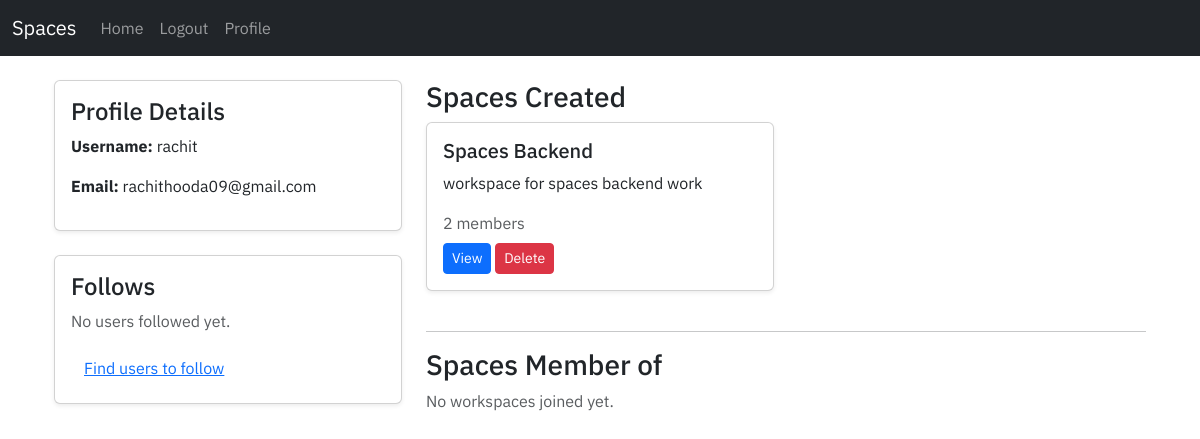
The page /user/profile/ (signed in) on the database its author committed.
### workspace/models.py (models this page shows, shortened)
class Workspace(models.Model):
    name = models.CharField(max_length=255)
    description = models.TextField(blank=True, null=True)
    creator = models.ForeignKey(User, on_delete=models.CASCADE, related_name='created_workspaces')
    members = models.ManyToManyField(User, related_name='workspaces')
    created_at = models.DateTimeField(auto_now_add=True)

### user/views.py (the view)
# urls.py: path('profile/', views.user_profile_view, name='profile'),
def user_profile_view(request):
    user = request.user
    user_spaces = Workspace.objects.filter(creator=user)
    spaces_member = Workspace.objects.filter(Q(members=user))
    context = {
        'user': user,
        'user_spaces': user_spaces,
        'spaces_member': spaces_member,
    }
    if user is not None:
        return render(request, 'user/profile.html', context=context)
    else:
        return redirect('login')

### user/templates/user/profile.html (shortened to what this page needs)
{% extends 'user/base.html' %}
{% block content %}
<div class="container mt-4">
    <div class="row">
        <div class="col-md-4">
            <div class="card shadow-sm mb-4">
                <div class="card-body">
                    <h4 class="card-title">Profile Details</h4>
                    <p><strong>Username:</strong> {{ user.username }}</p>
                    <p><strong>Email:</strong> {{ user.email }}</p>
                </div>
            </div>
            <div class="card shadow-sm mb-4">
                <div class="card-body">
                    <h4 class="card-title">Follows</h4>
                    {% if user.profile.follows.all %}
                        <ul class="list-group list-group-flush">
                            {% for profile in user.profile.follows.all %}
                                <li class="list-group-item">{{ profile.user.username }}</li>
                            {% endfor %}
                        </ul>
                    {% else %}
                        <p class="text-muted">No users followed yet.</p>
                    {% endif %}
                    <a href="{% url 'search' %}" class="btn btn-link">Find users to follow</a>
                </div>
            </div>
        </div>
        <div class="col-md-8">
            <h3>Spaces Created</h3>
            {% if user_spaces %}
                <div class="row">
                    {% for workspace in user_spaces %}
                        <div class="col-md-6 mb-4">
                            <div class="card shadow-sm h-100">
                                <div class="card-body">
                                    <h5 class="card-title">{{ workspace.name }}</h5>
                                    <p class="card-text">{{ workspace.description }}</p>
                                    <span class="text-muted">{{ workspace.members.count }} members</span>
                                    <div class="mt-2">
                                        <a href="{% url 'workspace' workspace.id %}" class="btn btn-primary btn-sm">View</a>
                                        {% if workspace.creator == user %}
                                            <a href="{% url 'delete-workspace' workspace.id %}" class="btn btn-danger btn-sm">Delete</a>
                                        {% endif %}
                                    </div>
                                </div>
                            </div>
                        </div>
                    {% endfor %}
                </div>
            {% else %}
                <p class="text-muted">No workspaces created yet.</p>
            {% endif %}
            <hr>
            <h3>Spaces Member of</h3>
            {% if spaces_member %}
                <div class="row">
                    {% for workspace in spaces_member %}
                        <div class="col-md-6 mb-4">
                            <div class="card shadow-sm h-100">
                                <div class="card-body">
                                    <h5 class="card-title">{{ workspace.name }}</h5>
                                    <p class="card-text">{{ workspace.description }}</p>
                                    <span class="text-muted">{{ workspace.members.count }} members</span>
                                    <div class="mt-2">
                                        <a href="{% url 'workspace' workspace.id %}" class="btn btn-primary btn-sm">View</a>
                                        {% if workspace.creator == user %}
                                            <a href="{% url 'delete-workspace' workspace.id %}" class="btn btn-danger btn-sm">Delete</a>
                                        {% endif %}
                                    </div>
                                </div>
                            </div>
                        </div>
                    {% endfor %}
                </div>
            {% else %}
                <p class="text-muted">No workspaces joined yet.</p>
            {% endif %}
        </div>
    </div>
</div>
{% endblock %}

### user/static/user/style.css (style rules this page uses)
* { font-family: 'IBM Plex Sans', serif; }

### rows shown on the page
Workspace: name "Spaces Backend", description "workspace for spaces backend work", members.count "2", shows "Delete"

### other values the page prints
{{ user.username }} "rachit"
{{ user.email }} "rachithooda09@gmail.com"
